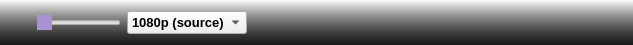
<?xml version="1.0" encoding="UTF-8"?>
<ui version="4.0">
 <class>VideoControls</class>
 <widget class="QWidget" name="VideoControls">
  <property name="geometry">
   <rect>
    <x>0</x>
    <y>0</y>
    <width>633</width>
    <height>44</height>
   </rect>
  </property>
  <property name="windowTitle">
   <string>Video Controls</string>
  </property>
  <property name="styleSheet">
   <string notr="true">QWidget#VideoControls {
background-color: qlineargradient(spread:pad, x1:0, y1:1, x2:0, y2:0, stop:0 rgba(0, 0, 0, 176), stop:1 rgba(0, 0, 0, 0));
}</string>
  </property>
  <layout class="QHBoxLayout" name="horizontalLayout_2">
   <item>
    <layout class="QHBoxLayout" name="horizontalLayout">
     <item>
      <widget class="QLabel" name="fastForwardLabel">
       <property name="sizePolicy">
        <sizepolicy hsizetype="Fixed" vsizetype="Fixed">
         <horstretch>0</horstretch>
         <verstretch>0</verstretch>
        </sizepolicy>
       </property>
       <property name="maximumSize">
        <size>
         <width>24</width>
         <height>24</height>
        </size>
       </property>
       <property name="toolTip">
        <string>Fast Forward</string>
       </property>
       <property name="text">
        <string/>
       </property>
       <property name="pixmap">
        <pixmap resource="../resources/player.qrc">:/icons/fast_forward.png</pixmap>
       </property>
       <property name="scaledContents">
        <bool>true</bool>
       </property>
      </widget>
     </item>
     <item>
      <widget class="QLabel" name="volumeLabel">
       <property name="sizePolicy">
        <sizepolicy hsizetype="Fixed" vsizetype="Fixed">
         <horstretch>0</horstretch>
         <verstretch>0</verstretch>
        </sizepolicy>
       </property>
       <property name="maximumSize">
        <size>
         <width>24</width>
         <height>24</height>
        </size>
       </property>
       <property name="toolTip">
        <string>Mute/Unmute</string>
       </property>
       <property name="text">
        <string/>
       </property>
       <property name="pixmap">
        <pixmap resource="../resources/player.qrc">:/icons/volume_on.png</pixmap>
       </property>
       <property name="scaledContents">
        <bool>true</bool>
       </property>
       <property name="alignment">
        <set>Qt::AlignCenter</set>
       </property>
      </widget>
     </item>
     <item>
      <widget class="QSlider" name="volumeSlider">
       <property name="sizePolicy">
        <sizepolicy hsizetype="Fixed" vsizetype="Fixed">
         <horstretch>0</horstretch>
         <verstretch>0</verstretch>
        </sizepolicy>
       </property>
       <property name="toolTip">
        <string>Volume</string>
       </property>
       <property name="styleSheet">
        <string notr="true">QSlider::handle:horizontal { 
background-color: rgb(169, 145, 212);
}</string>
       </property>
       <property name="maximum">
        <number>100</number>
       </property>
       <property name="orientation">
        <enum>Qt::Horizontal</enum>
       </property>
      </widget>
     </item>
     <item>
      <widget class="QComboBox" name="qualityCombo">
       <property name="sizePolicy">
        <sizepolicy hsizetype="Preferred" vsizetype="Fixed">
         <horstretch>0</horstretch>
         <verstretch>0</verstretch>
        </sizepolicy>
       </property>
       <property name="minimumSize">
        <size>
         <width>0</width>
         <height>0</height>
        </size>
       </property>
       <property name="font">
        <font>
         <pointsize>10</pointsize>
         <weight>75</weight>
         <bold>true</bold>
        </font>
       </property>
       <property name="toolTip">
        <string>Select Quality</string>
       </property>
       <property name="styleSheet">
        <string notr="true">QComboBox QAbstractItemView {
	outline: 0px;
	background-color: transparent; 
	color: rgb(169, 145, 212);
	selection-color: back;
	selection-background-color: white;
}

QComboBox {
	background-color: transparent; 
	color: rgb(169, 145, 212);
	selection-color: rgb(169, 145, 212);
	selection-background-color: transparent;
};</string>
       </property>
       <property name="sizeAdjustPolicy">
        <enum>QComboBox::AdjustToContents</enum>
       </property>
       <property name="frame">
        <bool>true</bool>
       </property>
       <item>
        <property name="text">
         <string>1080p (source)</string>
        </property>
       </item>
       <item>
        <property name="text">
         <string>720p</string>
        </property>
       </item>
       <item>
        <property name="text">
         <string>...</string>
        </property>
       </item>
      </widget>
     </item>
     <item>
      <spacer name="horizontalSpacer_2">
       <property name="orientation">
        <enum>Qt::Horizontal</enum>
       </property>
       <property name="sizeHint" stdset="0">
        <size>
         <width>40</width>
         <height>20</height>
        </size>
       </property>
      </spacer>
     </item>
     <item>
      <widget class="QLabel" name="layoutLeftLabel">
       <property name="sizePolicy">
        <sizepolicy hsizetype="Fixed" vsizetype="Fixed">
         <horstretch>0</horstretch>
         <verstretch>0</verstretch>
        </sizepolicy>
       </property>
       <property name="maximumSize">
        <size>
         <width>24</width>
         <height>24</height>
        </size>
       </property>
       <property name="toolTip">
        <string>Toggle Chat Left</string>
       </property>
       <property name="text">
        <string/>
       </property>
       <property name="pixmap">
        <pixmap resource="../resources/player.qrc">:/icons/layout_left.png</pixmap>
       </property>
       <property name="scaledContents">
        <bool>true</bool>
       </property>
       <property name="alignment">
        <set>Qt::AlignCenter</set>
       </property>
      </widget>
     </item>
     <item>
      <widget class="QLabel" name="layoutRightLabel">
       <property name="sizePolicy">
        <sizepolicy hsizetype="Fixed" vsizetype="Fixed">
         <horstretch>0</horstretch>
         <verstretch>0</verstretch>
        </sizepolicy>
       </property>
       <property name="maximumSize">
        <size>
         <width>24</width>
         <height>24</height>
        </size>
       </property>
       <property name="toolTip">
        <string>Toggle Chat Right</string>
       </property>
       <property name="text">
        <string/>
       </property>
       <property name="pixmap">
        <pixmap resource="../resources/player.qrc">:/icons/layout_right.png</pixmap>
       </property>
       <property name="scaledContents">
        <bool>true</bool>
       </property>
       <property name="alignment">
        <set>Qt::AlignCenter</set>
       </property>
      </widget>
     </item>
     <item>
      <widget class="QLabel" name="zoomLabel">
       <property name="sizePolicy">
        <sizepolicy hsizetype="Fixed" vsizetype="Fixed">
         <horstretch>0</horstretch>
         <verstretch>0</verstretch>
        </sizepolicy>
       </property>
       <property name="maximumSize">
        <size>
         <width>24</width>
         <height>24</height>
        </size>
       </property>
       <property name="toolTip">
        <string>Zoom/Unzoom stream</string>
       </property>
       <property name="text">
        <string/>
       </property>
       <property name="pixmap">
        <pixmap resource="../resources/player.qrc">:/icons/zoom.png</pixmap>
       </property>
       <property name="scaledContents">
        <bool>true</bool>
       </property>
       <property name="alignment">
        <set>Qt::AlignCenter</set>
       </property>
      </widget>
     </item>
     <item>
      <widget class="QLabel" name="fullscreenLabel">
       <property name="sizePolicy">
        <sizepolicy hsizetype="Fixed" vsizetype="Fixed">
         <horstretch>0</horstretch>
         <verstretch>0</verstretch>
        </sizepolicy>
       </property>
       <property name="maximumSize">
        <size>
         <width>24</width>
         <height>24</height>
        </size>
       </property>
       <property name="toolTip">
        <string>Enter/Exit fullscreen</string>
       </property>
       <property name="text">
        <string/>
       </property>
       <property name="pixmap">
        <pixmap resource="../resources/player.qrc">:/icons/fullscreen_enter.png</pixmap>
       </property>
       <property name="scaledContents">
        <bool>true</bool>
       </property>
       <property name="alignment">
        <set>Qt::AlignCenter</set>
       </property>
      </widget>
     </item>
     <item>
      <spacer name="horizontalSpacer_3">
       <property name="orientation">
        <enum>Qt::Horizontal</enum>
       </property>
       <property name="sizeType">
        <enum>QSizePolicy::Fixed</enum>
       </property>
       <property name="sizeHint" stdset="0">
        <size>
         <width>20</width>
         <height>20</height>
        </size>
       </property>
      </spacer>
     </item>
     <item>
      <widget class="QLabel" name="browseLabel">
       <property name="sizePolicy">
        <sizepolicy hsizetype="Fixed" vsizetype="Fixed">
         <horstretch>0</horstretch>
         <verstretch>0</verstretch>
        </sizepolicy>
       </property>
       <property name="maximumSize">
        <size>
         <width>24</width>
         <height>24</height>
        </size>
       </property>
       <property name="toolTip">
        <string>Back to Browse</string>
       </property>
       <property name="text">
        <string/>
       </property>
       <property name="pixmap">
        <pixmap resource="../resources/player.qrc">:/icons/browse.png</pixmap>
       </property>
       <property name="scaledContents">
        <bool>true</bool>
       </property>
       <property name="alignment">
        <set>Qt::AlignCenter</set>
       </property>
      </widget>
     </item>
     <item>
      <widget class="QLabel" name="removeLabel">
       <property name="sizePolicy">
        <sizepolicy hsizetype="Fixed" vsizetype="Fixed">
         <horstretch>0</horstretch>
         <verstretch>0</verstretch>
        </sizepolicy>
       </property>
       <property name="maximumSize">
        <size>
         <width>24</width>
         <height>24</height>
        </size>
       </property>
       <property name="toolTip">
        <string>Remove Pane</string>
       </property>
       <property name="text">
        <string/>
       </property>
       <property name="pixmap">
        <pixmap resource="../resources/player.qrc">:/icons/remove.png</pixmap>
       </property>
       <property name="scaledContents">
        <bool>true</bool>
       </property>
       <property name="alignment">
        <set>Qt::AlignCenter</set>
       </property>
      </widget>
     </item>
    </layout>
   </item>
  </layout>
 </widget>
 <resources>
  <include location="../resources/player.qrc"/>
 </resources>
 <connections/>
</ui>
